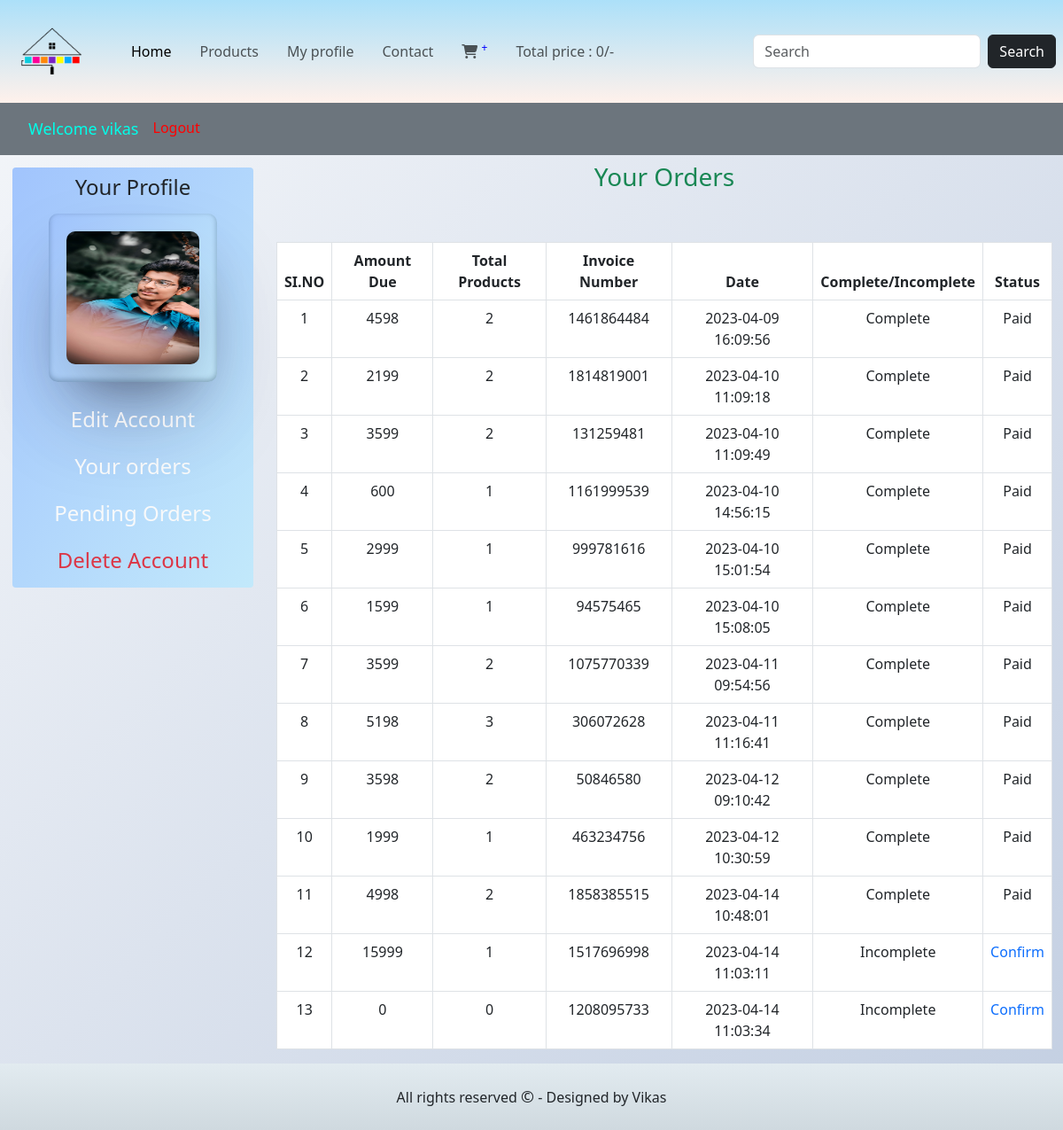
Screenshot of /users_area/user_profile.php?myorders (signed in) with the database file from the repository.
### tables this page shows
CREATE TABLE `users` (
  `user_id` int(11) NOT NULL,
  `username` varchar(100) NOT NULL,
  `user_email` varchar(100) NOT NULL,
  `user_password` varchar(255) NOT NULL,
  `user_image` varchar(255) NOT NULL,
  `user_ipaddress` varchar(100) NOT NULL,
  `user_address` varchar(255) NOT NULL,
  `user_mobile` varchar(20) NOT NULL
);

CREATE TABLE `user_orders` (
  `order_id` int(11) NOT NULL,
  `user_id` int(11) NOT NULL,
  `due_amount` int(255) NOT NULL,
  `invoice_number` int(255) NOT NULL,
  `total_products` int(255) NOT NULL,
  `order_date` timestamp NOT NULL DEFAULT current_timestamp() ON UPDATE current_timestamp(),
  `order_status` varchar(255) NOT NULL
);

### users_area/user_orders.php (the view)
<?php
$user_name = $_SESSION['username'];
$get_user = "SELECT * from users where username='$user_name'";
$get_user_result = mysqli_query($con,$get_user );
$fetch_user = mysqli_fetch_assoc($get_user_result);
$user_id = $fetch_user['user_id'];
?>
<h3 class="text-success my-2">Your Orders</h3>
<div class='table-responsive'>
<table class="table table-bordered mt-5">
            <thead class="bgc">
                        <tr >
                            <th>SI.NO</th>
                            <th>Amount Due</th>
                            <th>Total Products</th>
                            <th>Invoice Number</th>
                            <th>Date</th>
                            <th>Complete/Incomplete</th>
                            <th>Status</th>
                        </tr>
            </thead>
            <tbody class='bgr text-light'>
               <?php
               $get_order_details = "SELECT * from user_orders where user_id =$user_id";
               $result_details = mysqli_query($con,$get_order_details);
               $number=1;
               while($row=mysqli_fetch_assoc( $result_details))
               {
                $order_id =$row['order_id'];
                $amount_due = $row['due_amount'];
                $total_products = $row['total_products'];
                $order_date=$row['order_date'];
                $invoice_number = $row['invoice_number'];
                $order_status=$row['order_status'];
                if($order_status=='pending')
                {
                    $order_status='Incomplete';
                }
                else{
                    $order_status='Complete';
                }
                echo "
                <tr>
                <td> $number</td>
                <td>$amount_due</td>
                <td> $total_products</td>
                <td>$invoice_number</td>
                <td>  $order_date</td>
                <td>$order_status</td>";
                ?>
                <?php
                if($order_status=='Complete')
                {
                   echo"<td>Paid</td>";
                }
                else{
               echo " <td><a href='confirm_payment.php?order_id=$order_id'>Confirm</a></td>
            </tr>";}
            $number++;
               }
               ?>
            </tbody>
</table>
            </div>

### users_area/user_profile.php (shortened to what this page needs)
<?php
include "../functions/common_function.php";
if(isset($_SESSION['username']))
{
    $username=$_SESSION['username'];
    $user_fetch = "SELECT * from users where username='$username'";
    $user_fetch_result = mysqli_query($con,$user_fetch);
    if( $user_fetch_result)
    {
        $user_details = mysqli_fetch_assoc($user_fetch_result);
        $user_image = $user_details['user_image'];
    }
}
?>
<!DOCTYPE html>
<html lang="en">
    <head>
        <link href="https://cdn.jsdelivr.net/npm/bootstrap@5.3.0-alpha2/dist/css/bootstrap.min.css" rel="stylesheet"
 />
        <link rel="stylesheet" href="../style.css" />
        <link rel="stylesheet" href="https://cdnjs.cloudflare.com/ajax/libs/font-awesome/6.4.0/css/all.min.css"
 />
        <link rel="stylesheet" href="./all.css" />
    </head>
    <body>
        <div class="container-fluid">
            <nav class="navbar navbar-expand-lg navbar-light">
                <div class="container-fluid">
                    <img id="logo" src="../images/logo.png" alt="" />
                    <div class="collapse navbar-collapse" id="navbarSupportedContent">
                        <ul class="navbar-nav me-auto mb-2 mb-lg-0 mx-3">
                            <li class="nav-item mx-3">
                                <a class="nav-link active" aria-current="page" href="../index.php">Home</a>
                            </li>
                            <li class="nav-item">
                                <a class="nav-link" href="../displayall.php">Products</a>
                            </li>
                            <?php
                            if(isset($_SESSION['username']))
                            {
                                echo" <li class='nav-item mx-3'>
                                <a class='nav-link' href='user_profile.php'>
                                My profile
                                </a>
                            </li>";
                            }
                            else{
                                echo" <li class='nav-item mx-3'>
                                <a class='nav-link' href='user_register.php'>
                                Register
                                </a>
                            </li>";
                            }
                            ?>
                            <li class="nav-item">
                                <a class="nav-link" href="#">Contact</a>
                            </li>
                            <li class="nav-item mx-3">
                                <a class="nav-link" href="../cart.php"><i class="fa-solid fa-cart-shopping"></i> <sup>
                                    </sup></a>
                            </li>
                            <li class="nav-item">
                                <a class="nav-link" href="#">Total price :
                                    ?>/-
                                </a>
                            </li>
                        </ul>
                        <form class="d-flex" role="search" action="../search_product.php" method="get">
                            <input class="form-control me-2" type="search" placeholder="Search" name="search_data"
                                aria-label="Search" />
                            <input class="btn btn-dark" name="search_data_product" type="submit" value="Search">
                        </form>
                    </div>
                </div>
            </nav>
        </div>
        <div class="navbar navbar-expand-lg navbar-dark bg-secondary px-4 py-2">
            <ul class="navbar-nav me-auto">
                <li class="nav-item">
                    <a href="#" class="nav-link"> <span style='font-size: large;color: rgb(0, 255, 234);'> <?php if(isset($_SESSION['username']))
                    {
                        echo 'Welcome '.$_SESSION['username'];
                    }
                    else{
                        echo "Welcome Guest";
                    }
                    ?></a></span>
                </li>
                <li class="nav-item">
                    <?php
                    if(isset($_SESSION['username']))
                    {
                        echo "<a href='../logout.php' style='color:red;' class='nav-link'>Logout</a>";
                    }
                    else{
                        echo "<a href='users_area/user_login.php'  class='nav-link'>Login</a>";
                    }
                    ?>
                </li>
            </ul>
        </div>
<div class="row">
    <div class="col-md-3 p-1">
        <ul class="navbar-nav bg-secondary text-center bh">
            <li class="nav-item">
                <a class="nav-link"  href="#"><h4>Your Profile</h4></a>
            </li>
            <li class="nav-item ">
                <div class="image"><img class="user_image" src="./userimages/<?php echo $user_image ?>" alt="user profile" width="150" height="150"></div>
            </li>
            <li class="nav-item">
                <a class="nav-link text-light"  href="user_profile.php?edit_account"><h4>Edit Account</h4></a>
            </li>
            <li class="nav-item">
                <a class="nav-link text-light"  href="user_profile.php?myorders"><h4>Your orders</h4></a>
            </li>
            <li class="nav-item">
                <a class="nav-link text-light"  href="user_profile.php"><h4>Pending Orders</h4></a>
            </li>
            <li class="nav-item">
                <a class="nav-link text-danger"  href="user_profile.php?delete_account"><h4>Delete Account</h4></a>
            </li>
        </ul>
    </div>
    <div class="col-md-9 text-center">
    <?php
    if(isset($_GET['myorders']))
    {
        include("user_orders.php");
    }
    ?>
    </div>
</div>
        <?php
        include("../includes/footer.php");
?>
    </body>
</html>

### style.css (style rules this page uses)
.container-fluid { padding: 0; }
.navbar:nth-child(1) { padding-left:0.5em; padding-right: 0.5em; background: linear-gradient(to top, #fff1eb 0%, #ace0f9 100%); }
sup { color:blue; }
#logo { width: 100px; height: 100px; filter: contrast(200%) }
span { font-size: large; }
.row { margin-left: 0; margin-right: 0; }
img { filter: contrast(180%); }

### users_area/user_profile.php (style rules this page uses)
body { background: linear-gradient(135deg, #f5f7fa 0%, #c3cfe2 100%); }
.user_image { filter: contrast(100%); border-radius: 10px; box-shadow: rgba(50, 50, 93, 0.25) 0px 50px 100px -20px, rgba(0, 0, 0, 0.3) 0px 30px 60px -30px, rgba(10, 37, 64, 0.35) 0px -2px 6px 0px inset; }
.bh { background: linear-gradient(120deg, #a1c4fd 0%, #c2e9fb 100%); margin: 0.6rem; display: flex; justify-content: center; align-items: center; border-radius: 4px; }
.image { width: 190px; height: 190px; display: flex; justify-content: center; align-items: center; border-radius: 10px; margin-bottom: 20px; background: linear-gradient(120deg, #a1c4fd 0%, #c2e9fb 100%); box-shadow: rgba(50, 50, 93, 0.25) 0px 50px 100px -20px, rgba(0, 0, 0, 0.3) 0px 30px 60px -30px, rgba(10, 37, 64, 0.35) 0px -2px 6px 0px inset; }
.bgc { background:lightskyblue }
.bgr { background: rgba(14, 40, 19, 0.751); }
a { text-decoration: none; }

### rows the page displays
users: user_image (picture)
user_orders: due_amount "4598", total_products "2", invoice_number "1461864484", order_date "2023-04-09 16:09:56", order_status "Complete", shows "Paid"
user_orders: due_amount "2199", total_products "2", invoice_number "1814819001", order_date "2023-04-10 11:09:18", order_status "Complete", shows "Paid"
user_orders: due_amount "3599", total_products "2", invoice_number "131259481", order_date "2023-04-10 11:09:49", order_status "Complete", shows "Paid"
user_orders: due_amount "600", total_products "1", invoice_number "1161999539", order_date "2023-04-10 14:56:15", order_status "Complete", shows "Paid"
user_orders: due_amount "2999", total_products "1", invoice_number "999781616", order_date "2023-04-10 15:01:54", order_status "Complete", shows "Paid"
user_orders: due_amount "1599", total_products "1", invoice_number "94575465", order_date "2023-04-10 15:08:05", order_status "Complete", shows "Paid"
user_orders: due_amount "3599", total_products "2", invoice_number "1075770339", order_date "2023-04-11 09:54:56", order_status "Complete", shows "Paid"
user_orders: due_amount "5198", total_products "3", invoice_number "306072628", order_date "2023-04-11 11:16:41", order_status "Complete", shows "Paid"
user_orders: due_amount "3598", total_products "2", invoice_number "50846580", order_date "2023-04-12 09:10:42", order_status "Complete", shows "Paid"
user_orders: due_amount "1999", total_products "1", invoice_number "463234756", order_date "2023-04-12 10:30:59", order_status "Complete", shows "Paid"
user_orders: due_amount "4998", total_products "2", invoice_number "1858385515", order_date "2023-04-14 10:48:01", order_status "Complete", shows "Paid"
user_orders: due_amount "15999", total_products "1", invoice_number "1517696998", order_date "2023-04-14 11:03:11", order_status "Incomplete"
user_orders: due_amount "0", total_products "0", invoice_number "1208095733", order_date "2023-04-14 11:03:34", order_status "Incomplete"

### other values shown
$total "0"
$_SESSION['username'] "vikas"
